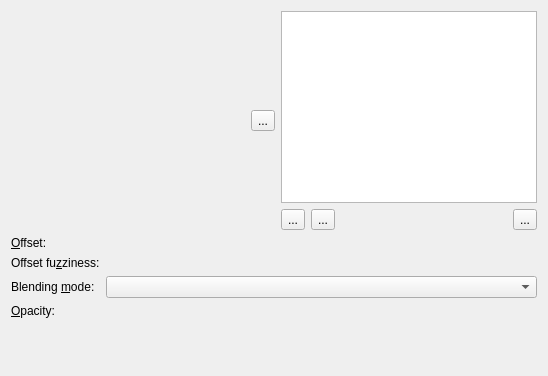
<?xml version="1.0" encoding="UTF-8"?>
<ui version="4.0">
 <class>WdgDualBrushOptions</class>
 <widget class="QWidget" name="WdgDualBrushOptions">
  <property name="geometry">
   <rect>
    <x>0</x>
    <y>0</y>
    <width>548</width>
    <height>376</height>
   </rect>
  </property>
  <property name="sizePolicy">
   <sizepolicy hsizetype="Preferred" vsizetype="Preferred">
    <horstretch>210</horstretch>
    <verstretch>60</verstretch>
   </sizepolicy>
  </property>
  <property name="minimumSize">
   <size>
    <width>330</width>
    <height>60</height>
   </size>
  </property>
  <layout class="QVBoxLayout" name="verticalLayout_2">
   <item>
    <layout class="QHBoxLayout" name="horizontalLayout_2">
     <item>
      <widget class="KisPaintOpPresetsChooserPopup" name="wdgPresetChooser" native="true">
       <property name="sizePolicy">
        <sizepolicy hsizetype="Expanding" vsizetype="Expanding">
         <horstretch>0</horstretch>
         <verstretch>0</verstretch>
        </sizepolicy>
       </property>
      </widget>
     </item>
     <item>
      <widget class="QToolButton" name="bnAdd">
       <property name="text">
        <string>...</string>
       </property>
      </widget>
     </item>
     <item>
      <layout class="QVBoxLayout" name="verticalLayout">
       <item>
        <widget class="QListView" name="lstPresets">
         <property name="dragEnabled">
          <bool>true</bool>
         </property>
         <property name="dragDropMode">
          <enum>QAbstractItemView::InternalMove</enum>
         </property>
         <property name="iconSize">
          <size>
           <width>64</width>
           <height>64</height>
          </size>
         </property>
        </widget>
       </item>
       <item>
        <layout class="QHBoxLayout" name="horizontalLayout">
         <item>
          <widget class="QToolButton" name="bnUp">
           <property name="text">
            <string>...</string>
           </property>
          </widget>
         </item>
         <item>
          <widget class="QToolButton" name="bnDown">
           <property name="text">
            <string>...</string>
           </property>
          </widget>
         </item>
         <item>
          <spacer name="horizontalSpacer">
           <property name="orientation">
            <enum>Qt::Horizontal</enum>
           </property>
           <property name="sizeHint" stdset="0">
            <size>
             <width>40</width>
             <height>20</height>
            </size>
           </property>
          </spacer>
         </item>
         <item>
          <widget class="QToolButton" name="bnRemove">
           <property name="text">
            <string>...</string>
           </property>
          </widget>
         </item>
        </layout>
       </item>
      </layout>
     </item>
    </layout>
   </item>
   <item>
    <layout class="QFormLayout" name="formLayout">
     <item row="0" column="0">
      <widget class="QLabel" name="label">
       <property name="text">
        <string>&amp;Offset:</string>
       </property>
       <property name="buddy">
        <cstring>doubleOffset</cstring>
       </property>
      </widget>
     </item>
     <item row="0" column="1">
      <widget class="KisDoubleSliderSpinBox" name="doubleOffset" native="true">
       <property name="sizePolicy">
        <sizepolicy hsizetype="MinimumExpanding" vsizetype="Minimum">
         <horstretch>0</horstretch>
         <verstretch>0</verstretch>
        </sizepolicy>
       </property>
       <property name="toolTip">
        <string>Layer Opacity</string>
       </property>
       <property name="whatsThis">
        <string>Adjust the transparency of the layer</string>
       </property>
      </widget>
     </item>
     <item row="1" column="0">
      <widget class="QLabel" name="label_2">
       <property name="text">
        <string>Offset fu&amp;zziness:</string>
       </property>
       <property name="buddy">
        <cstring>doubleFuzziness</cstring>
       </property>
      </widget>
     </item>
     <item row="1" column="1">
      <widget class="KisDoubleSliderSpinBox" name="doubleFuzziness" native="true">
       <property name="sizePolicy">
        <sizepolicy hsizetype="MinimumExpanding" vsizetype="Minimum">
         <horstretch>0</horstretch>
         <verstretch>0</verstretch>
        </sizepolicy>
       </property>
       <property name="toolTip">
        <string>Layer Opacity</string>
       </property>
       <property name="whatsThis">
        <string>Adjust the transparency of the layer</string>
       </property>
      </widget>
     </item>
     <item row="2" column="0">
      <widget class="QLabel" name="label_3">
       <property name="text">
        <string>Blending &amp;mode:</string>
       </property>
       <property name="buddy">
        <cstring>cmbComposite</cstring>
       </property>
      </widget>
     </item>
     <item row="2" column="1">
      <widget class="KisCompositeOpComboBox" name="cmbComposite">
       <property name="sizePolicy">
        <sizepolicy hsizetype="MinimumExpanding" vsizetype="Fixed">
         <horstretch>0</horstretch>
         <verstretch>0</verstretch>
        </sizepolicy>
       </property>
       <property name="toolTip">
        <string>Blending Mode</string>
       </property>
       <property name="whatsThis">
        <string>Select the blending mode for the layer.</string>
       </property>
      </widget>
     </item>
     <item row="3" column="0">
      <widget class="QLabel" name="opacityLabel">
       <property name="text">
        <string>&amp;Opacity:</string>
       </property>
       <property name="buddy">
        <cstring>doubleOpacity</cstring>
       </property>
      </widget>
     </item>
     <item row="3" column="1">
      <widget class="KisDoubleSliderSpinBox" name="doubleOpacity" native="true">
       <property name="sizePolicy">
        <sizepolicy hsizetype="MinimumExpanding" vsizetype="Minimum">
         <horstretch>0</horstretch>
         <verstretch>0</verstretch>
        </sizepolicy>
       </property>
       <property name="toolTip">
        <string>Layer Opacity</string>
       </property>
       <property name="whatsThis">
        <string>Adjust the transparency of the layer</string>
       </property>
      </widget>
     </item>
    </layout>
   </item>
   <item>
    <spacer name="verticalSpacer">
     <property name="orientation">
      <enum>Qt::Vertical</enum>
     </property>
     <property name="sizeHint" stdset="0">
      <size>
       <width>20</width>
       <height>23</height>
      </size>
     </property>
    </spacer>
   </item>
  </layout>
 </widget>
 <customwidgets>
  <customwidget>
   <class>KisPaintOpPresetsChooserPopup</class>
   <extends>QWidget</extends>
   <header location="global">kis_paintop_presets_chooser_popup.h</header>
   <container>1</container>
  </customwidget>
  <customwidget>
   <class>KisCompositeOpComboBox</class>
   <extends>QComboBox</extends>
   <header>widgets/kis_cmb_composite.h</header>
  </customwidget>
  <customwidget>
   <class>KisDoubleSliderSpinBox</class>
   <extends>QWidget</extends>
   <header>kis_slider_spin_box.h</header>
  </customwidget>
 </customwidgets>
 <resources/>
 <connections/>
</ui>
